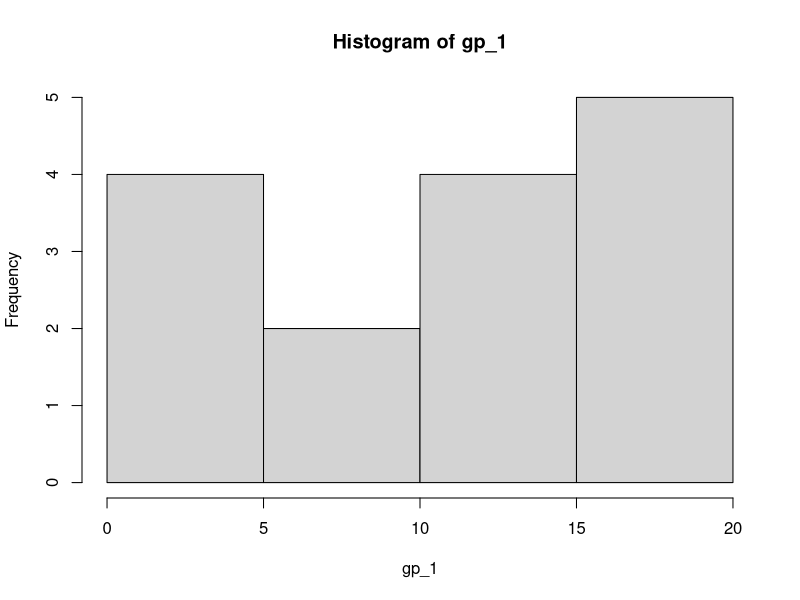
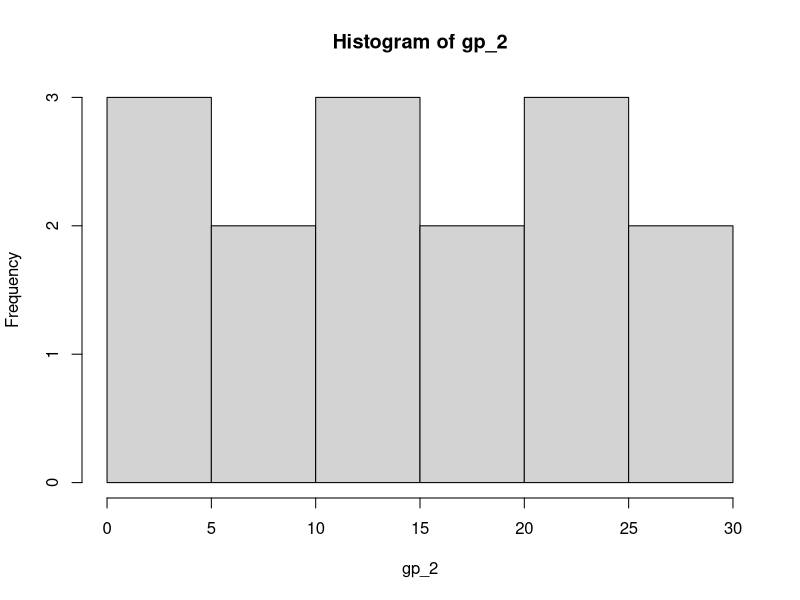
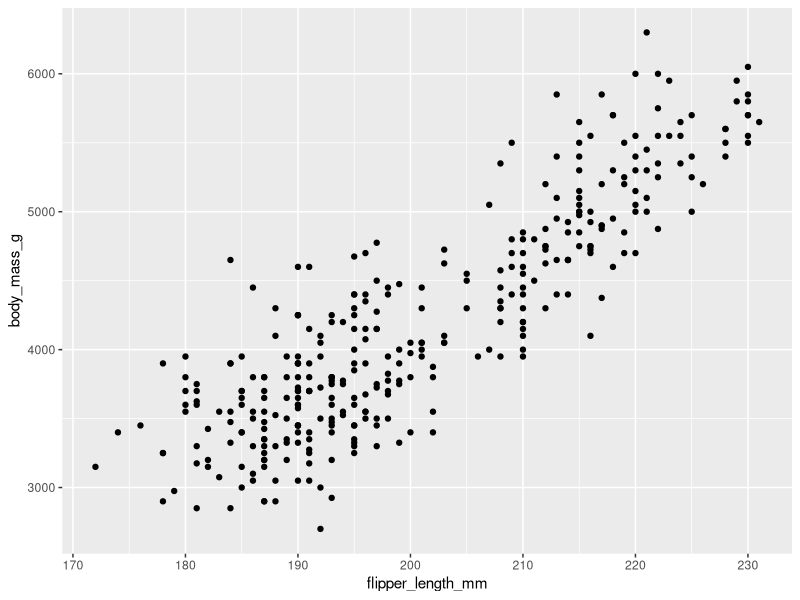
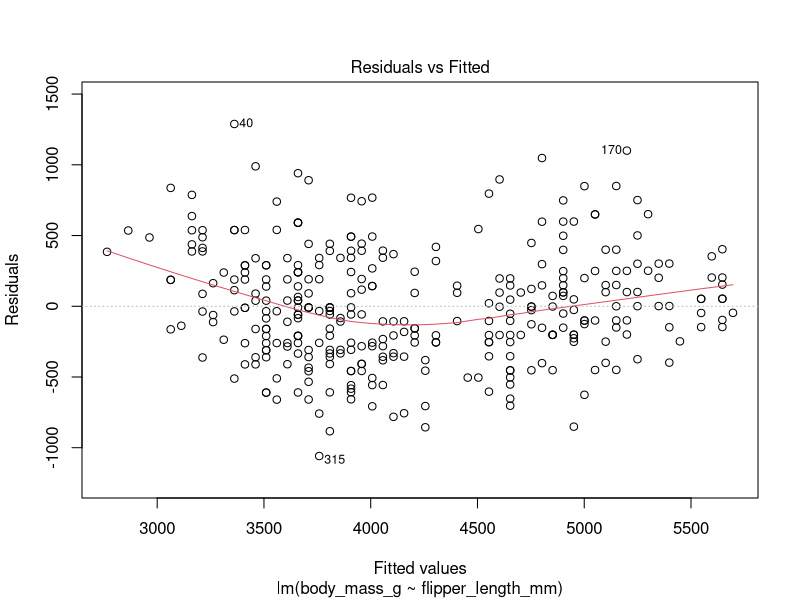
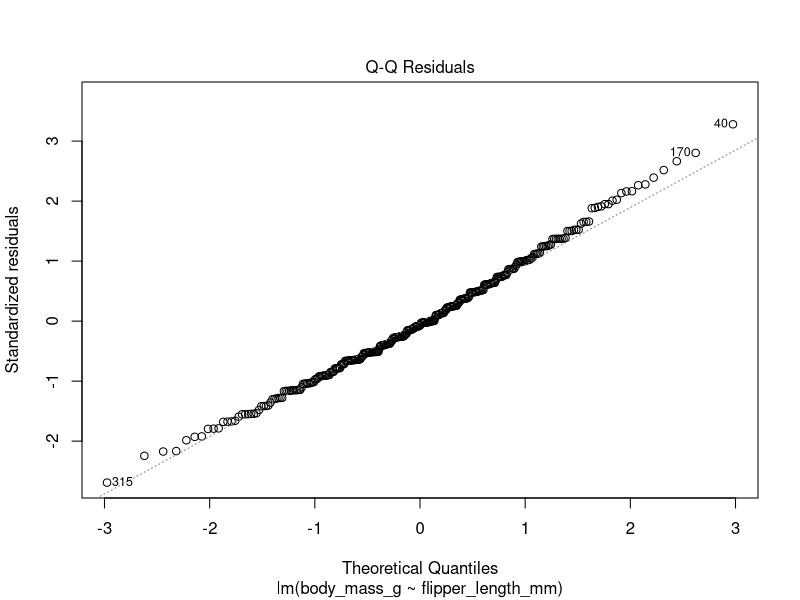
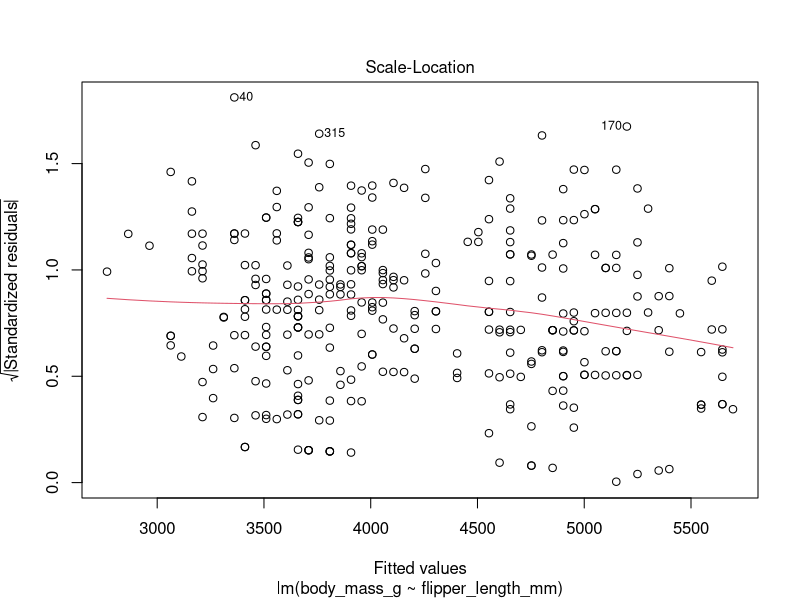
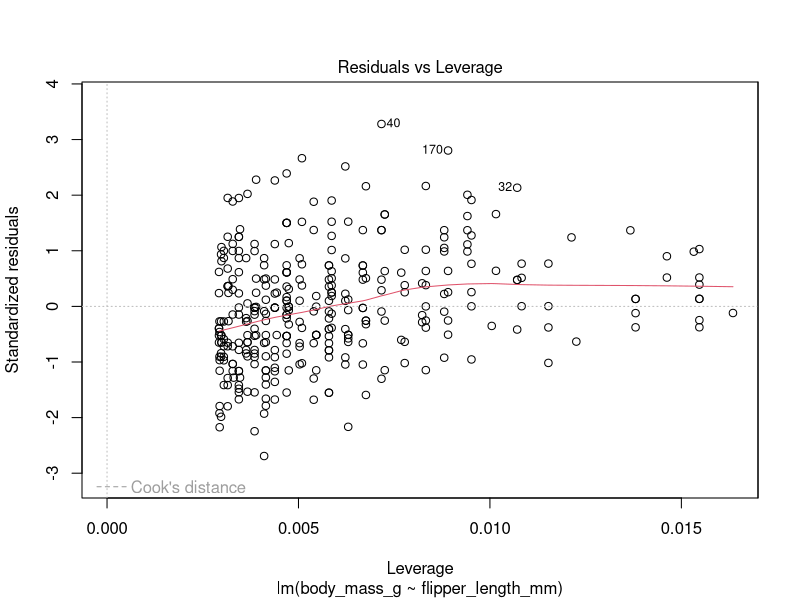
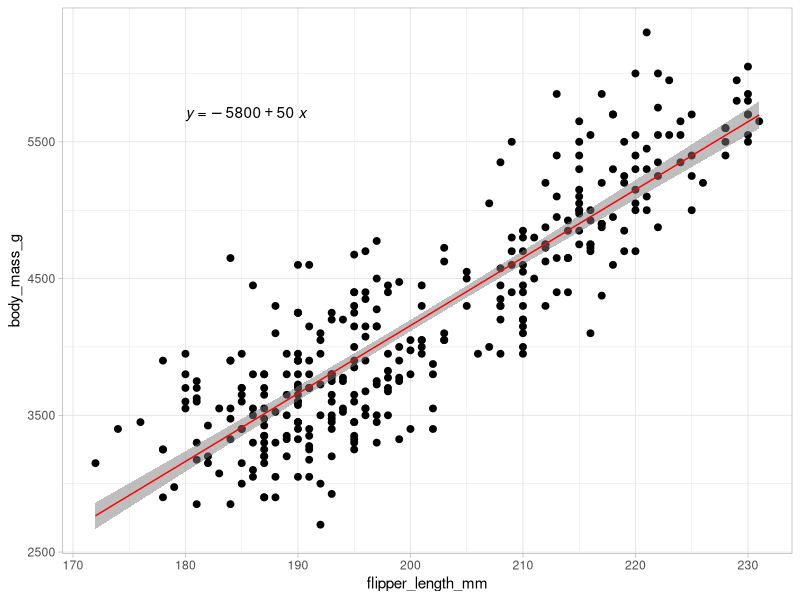

Write the R code that produced these figures, in order.
## ---- chunk 1
knitr::opts_chunk$set(echo = TRUE)

# Attach Packages
library(tidyverse)
library(palmerpenguins)
library(ggpubr)
library(broom)
## ---- chunk 2
set.seed(1414)
gp_1 <- sample.int(20, size = 15, replace = TRUE)

set.seed(1424)
gp_2 <- sample.int(30, size = 15, replace = TRUE)
## ---- chunk 3
hist(gp_1)

hist(gp_2)
## ---- chunk 4
my_mwu <- wilcox.test(gp_1, gp_2)
## ---- chunk 5
ggplot(data = penguins, aes(x = flipper_length_mm, y = body_mass_g)) +
  geom_point()
## ---- chunk 6
# linear model, stored as penguin_lm:
penguin_lm <- lm(body_mass_g ~ flipper_length_mm, data = penguins)

# return the complete overview:
summary(penguin_lm)
## ---- chunk 7
penguin_lm_tidy <- broom::tidy(penguin_lm)
## ---- chunk 8
# Get the intercept:
penguin_int <- penguin_lm_tidy$estimate[2]
penguin_int
## ---- chunk 9
# then to get the flipper_length coefficient:
penguin_coef <- penguin_lm_tidy$estimate[2]
penguin_coef
## ---- chunk 10
# Metrics at a glance:
penguin_lm_out <- broom::glance(penguin_lm)
penguin_lm_out
## ---- chunk 11
plot(penguin_lm)
## ---- chunk 12
ggplot(data = penguins, aes(x = flipper_length_mm, y = body_mass_g)) +
  geom_point(size = 2) +
  geom_smooth(method = "lm",
              color = "red",
              size = 0.5,
              fill = "gray50",
              alpha = 0.5) +
  theme_light() +
  ggpubr::stat_regline_equation(label.x = 180, label.y = 5700)
## ---- chunk 13
penguins_cor <- cor.test(penguins$flipper_length_mm, penguins$body_mass_g)
